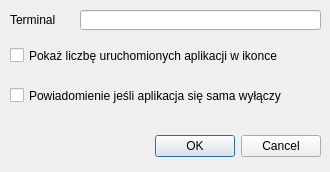
<?xml version="1.0" encoding="UTF-8"?>
<ui version="4.0">
 <class>SettingsDialog</class>
 <widget class="QDialog" name="SettingsDialog">
  <property name="geometry">
   <rect>
    <x>0</x>
    <y>0</y>
    <width>330</width>
    <height>172</height>
   </rect>
  </property>
  <property name="windowTitle">
   <string>Settings</string>
  </property>
  <property name="modal">
   <bool>true</bool>
  </property>
  <widget class="QDialogButtonBox" name="buttonBox">
   <property name="geometry">
    <rect>
     <x>10</x>
     <y>130</y>
     <width>311</width>
     <height>32</height>
    </rect>
   </property>
   <property name="orientation">
    <enum>Qt::Horizontal</enum>
   </property>
   <property name="standardButtons">
    <set>QDialogButtonBox::Cancel|QDialogButtonBox::Ok</set>
   </property>
  </widget>
  <widget class="QLabel" name="lTerminal">
   <property name="geometry">
    <rect>
     <x>10</x>
     <y>10</y>
     <width>61</width>
     <height>20</height>
    </rect>
   </property>
   <property name="text">
    <string>Terminal</string>
   </property>
  </widget>
  <widget class="QLineEdit" name="leTerminal">
   <property name="geometry">
    <rect>
     <x>80</x>
     <y>10</y>
     <width>241</width>
     <height>20</height>
    </rect>
   </property>
  </widget>
  <widget class="QCheckBox" name="cbAppsCount">
   <property name="geometry">
    <rect>
     <x>10</x>
     <y>40</y>
     <width>311</width>
     <height>31</height>
    </rect>
   </property>
   <property name="text">
    <string>Pokaż liczbę uruchomionych aplikacji w ikonce</string>
   </property>
  </widget>
  <widget class="QCheckBox" name="cbNotifySelfOff">
   <property name="geometry">
    <rect>
     <x>10</x>
     <y>80</y>
     <width>311</width>
     <height>31</height>
    </rect>
   </property>
   <property name="text">
    <string>Powiadomienie jeśli aplikacja się sama wyłączy</string>
   </property>
  </widget>
 </widget>
 <resources/>
 <connections>
  <connection>
   <sender>buttonBox</sender>
   <signal>accepted()</signal>
   <receiver>SettingsDialog</receiver>
   <slot>accept()</slot>
   <hints>
    <hint type="sourcelabel">
     <x>248</x>
     <y>254</y>
    </hint>
    <hint type="destinationlabel">
     <x>157</x>
     <y>274</y>
    </hint>
   </hints>
  </connection>
  <connection>
   <sender>buttonBox</sender>
   <signal>rejected()</signal>
   <receiver>SettingsDialog</receiver>
   <slot>reject()</slot>
   <hints>
    <hint type="sourcelabel">
     <x>316</x>
     <y>260</y>
    </hint>
    <hint type="destinationlabel">
     <x>286</x>
     <y>274</y>
    </hint>
   </hints>
  </connection>
 </connections>
</ui>
